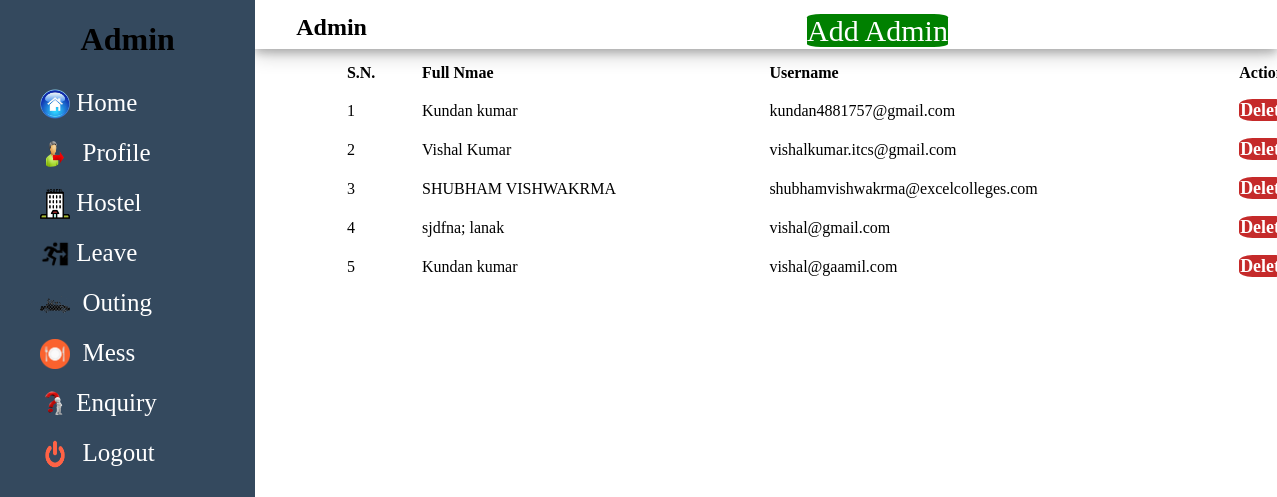
/manage-admin, run on an earlier commit of the app's database.
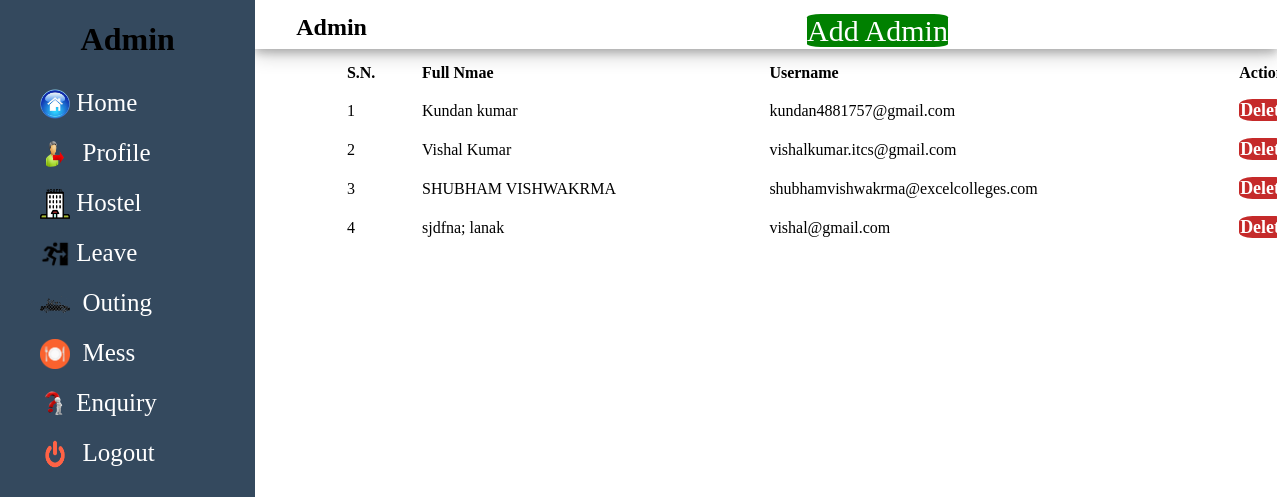
And on a later commit of the database.
### home/models.py (models this page shows, shortened)
class Add_Admin(models.Model):
    first_name = models.CharField(max_length=50)
    last_name = models.CharField(max_length=50)
    father_first_name = models.CharField(max_length=50)
    father_last_name = models.CharField(max_length=50)
    mobile_number = models.CharField(max_length=15)
    alternate_number = models.CharField(max_length=50)
    email_id = models.CharField(max_length=50)
    gender = models.CharField(max_length=50,null=True)
    blood_group = models.CharField(max_length=50, null=True)
    community = models.CharField(max_length=50)
    religion = models.CharField(max_length=50)
    dob = models.CharField(max_length=50)
    password = models.CharField(max_length=100)
    Aaa = models.CharField(max_length=50, null=True)
    Aab = models.CharField(max_length=50, null=True)

### home/views.py (the view)
# urls.py: path('manage-admin', views.manage_admin, name='manage-admin' ),
def manage_admin(request):
    adminlist = Add_Admin.objects.all()
    a = {'adminlist':adminlist}
    return render(request, 'manage-admin.html', a)

### templates/manage-admin.html
{% extends "side-menu.html" %} {% block body %}
<div class="main">
    <div class="row">
        <div class="row-main">
            <div class="row-man-col">
                <h2>Admin</h2>
            </div>
            <div class="row-man-col">
                <a href="add-admin" class="btn-admin ">Add Admin</a>
            </div>
        </div>
        <div class="row1">
            <table class="tbl-full">
                <tr>
                    <th>S.N.</th>
                    <th>Full Nmae</th>
                    <th>Username</th>
                    <th>Action</th>
                </tr>
                {% for i in adminlist%}
                <tr>
                    <td> {{ forloop.counter}} </td>
                    <td>{{ i.first_name }} {{i.last_name}}</td>
                    <td>{{i.email_id}}</td>
                    <td>
                        <a class="btn-danger" href="#">
                        Delete
                      </a>
                    </td>
                </tr>
                {% endfor %}
            </table>
            {% endblock body %}

What changed in the data, as far as the page shows it:
removed Add_Admin: first_name "Kundan", last_name "kumar", email_id "vishal@gaamil.com"
